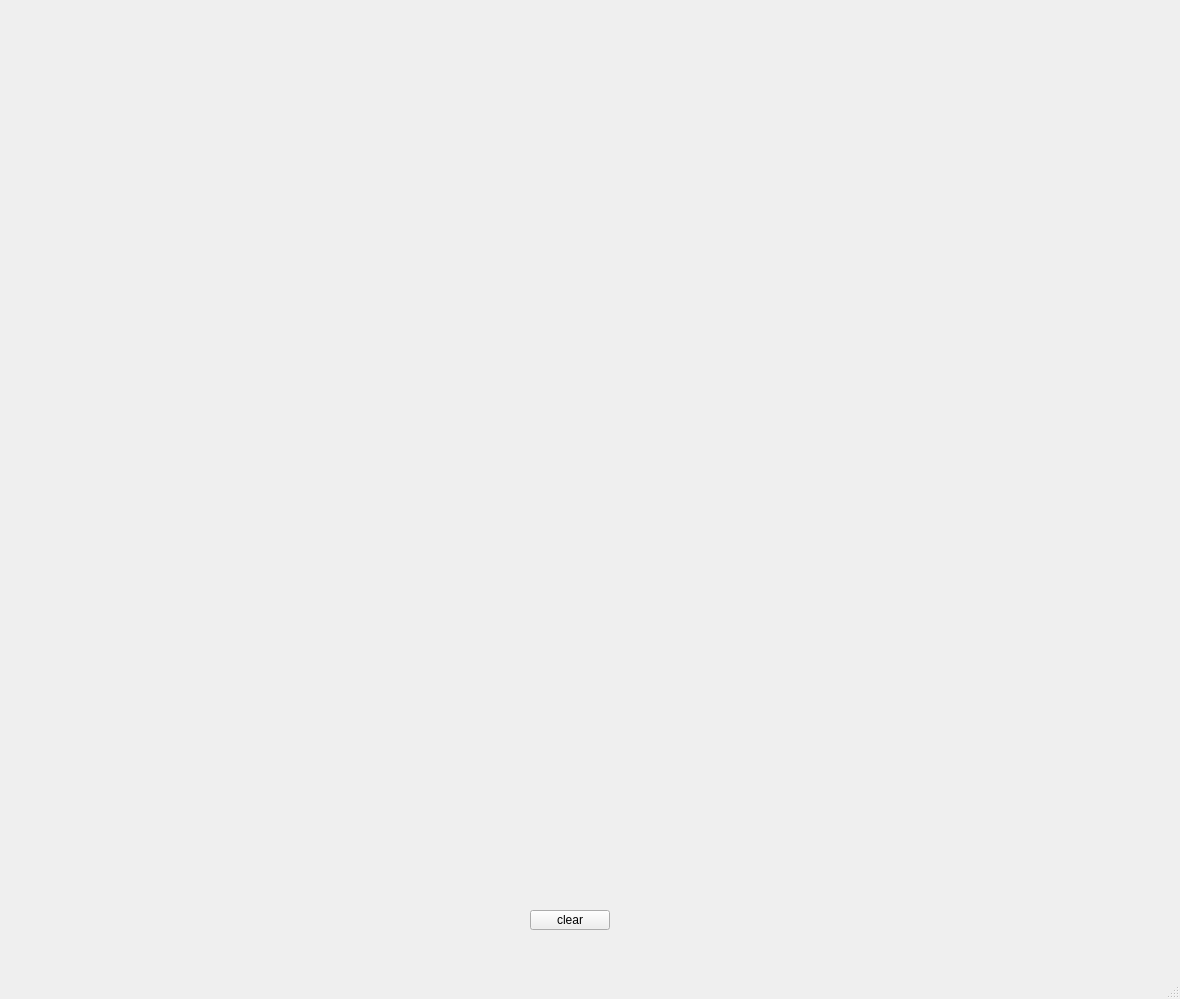
<?xml version="1.0" encoding="UTF-8"?>
<ui version="4.0">
 <class>MainWindow</class>
 <widget class="QMainWindow" name="MainWindow">
  <property name="geometry">
   <rect>
    <x>0</x>
    <y>0</y>
    <width>1180</width>
    <height>999</height>
   </rect>
  </property>
  <property name="windowTitle">
   <string>MainWindow</string>
  </property>
  <widget class="QWidget" name="centralwidget">
   <widget class="QPushButton" name="pushButton">
    <property name="geometry">
     <rect>
      <x>530</x>
      <y>910</y>
      <width>80</width>
      <height>20</height>
     </rect>
    </property>
    <property name="text">
     <string>clear</string>
    </property>
   </widget>
  </widget>
  <widget class="QMenuBar" name="menubar">
   <property name="geometry">
    <rect>
     <x>0</x>
     <y>0</y>
     <width>1180</width>
     <height>22</height>
    </rect>
   </property>
  </widget>
  <widget class="QStatusBar" name="statusbar"/>
 </widget>
 <resources/>
 <connections/>
</ui>
